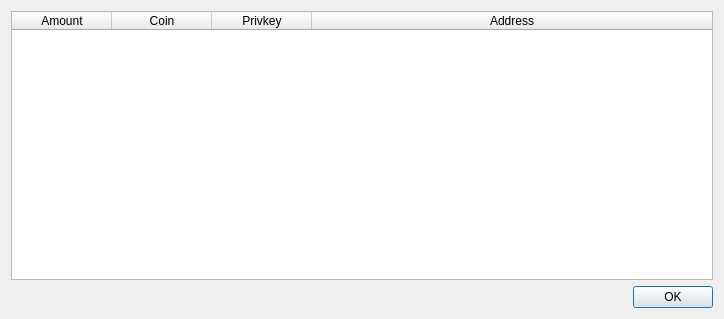
<?xml version="1.0" encoding="UTF-8"?>
<ui version="4.0">
 <class>GetPrivkeysDialog</class>
 <widget class="QDialog" name="GetPrivkeysDialog">
  <property name="geometry">
   <rect>
    <x>0</x>
    <y>0</y>
    <width>724</width>
    <height>319</height>
   </rect>
  </property>
  <property name="windowTitle">
   <string>Private Keys</string>
  </property>
  <layout class="QHBoxLayout" name="horizontalLayout_2">
   <item>
    <layout class="QVBoxLayout" name="verticalLayout_2">
     <item>
      <layout class="QHBoxLayout" name="horizontalLayout">
       <item>
        <widget class="QTableWidget" name="tableWidget">
         <property name="editTriggers">
          <set>QAbstractItemView::DoubleClicked</set>
         </property>
         <property name="selectionBehavior">
          <enum>QAbstractItemView::SelectRows</enum>
         </property>
         <attribute name="horizontalHeaderDefaultSectionSize">
          <number>100</number>
         </attribute>
         <attribute name="horizontalHeaderStretchLastSection">
          <bool>true</bool>
         </attribute>
         <column>
          <property name="text">
           <string>Amount</string>
          </property>
         </column>
         <column>
          <property name="text">
           <string>Coin</string>
          </property>
         </column>
         <column>
          <property name="text">
           <string>Privkey</string>
          </property>
         </column>
         <column>
          <property name="text">
           <string>Address</string>
          </property>
         </column>
        </widget>
       </item>
      </layout>
     </item>
     <item>
      <widget class="QDialogButtonBox" name="buttonBox">
       <property name="orientation">
        <enum>Qt::Horizontal</enum>
       </property>
       <property name="standardButtons">
        <set>QDialogButtonBox::Ok</set>
       </property>
      </widget>
     </item>
    </layout>
   </item>
  </layout>
 </widget>
 <resources/>
 <connections>
  <connection>
   <sender>buttonBox</sender>
   <signal>accepted()</signal>
   <receiver>GetPrivkeysDialog</receiver>
   <slot>accept()</slot>
   <hints>
    <hint type="sourcelabel">
     <x>360</x>
     <y>308</y>
    </hint>
    <hint type="destinationlabel">
     <x>157</x>
     <y>274</y>
    </hint>
   </hints>
  </connection>
  <connection>
   <sender>buttonBox</sender>
   <signal>rejected()</signal>
   <receiver>GetPrivkeysDialog</receiver>
   <slot>reject()</slot>
   <hints>
    <hint type="sourcelabel">
     <x>428</x>
     <y>308</y>
    </hint>
    <hint type="destinationlabel">
     <x>286</x>
     <y>274</y>
    </hint>
   </hints>
  </connection>
 </connections>
</ui>
